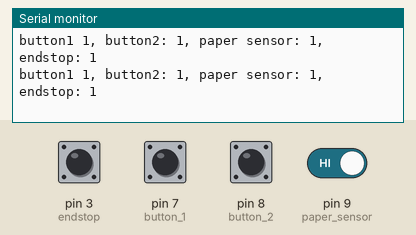
A sketch run on a simulated Arduino Uno, built with avr-gcc and run on an emulated ATmega328P. On the bench: the last lines printed to the serial monitor. Inputs (shaded band) come from the test bench; at power-on: pin 3 (endstop), pin 7 (button_1), pin 8 (button_2), pin 9 (paper_sensor) HIGH.

Above: at 1.2 s.
1.3 s: pin 3 (endstop) pulled LOW for 0.15 s
At 1.36 s:
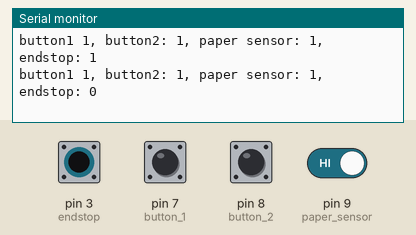
2.9 s: pin 7 (button_1) pulled LOW for 0.15 s
At 2.99 s:
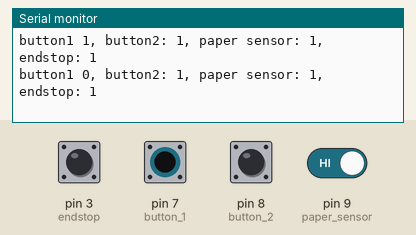
6.0 s: pin 8 (button_2) pulled LOW for 0.15 s
At 6.07 s:
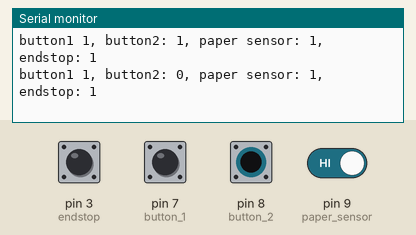
9.1 s: pin 9 (paper_sensor) driven LOW
At 9.15 s:
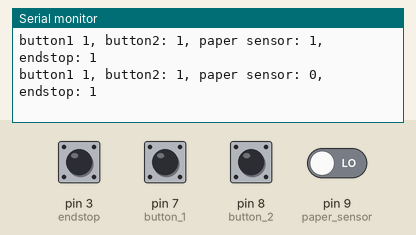
12.1 s: pin 3 (endstop) pulled LOW for 1 s
At 12.18 s:
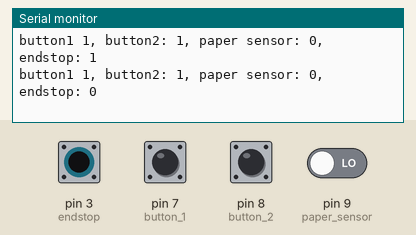
16.1 s: pin 7 (button_1) pulled LOW for 1 s
At 16.18 s:
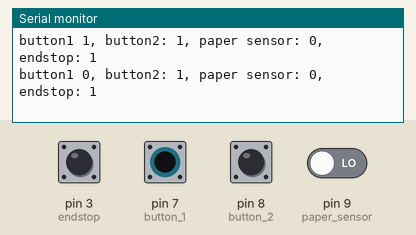

The sketch:

Buttons.ino
```cpp
// Prints 4 values: button 1, button 2, paper sensor, and enstop

void setup(){
    Serial.begin(9600);
    pinMode(7, INPUT_PULLUP); // button 1
    pinMode(8, INPUT_PULLUP); // button 2
    pinMode(9, INPUT_PULLUP); // paper sensor
    pinMode(3, INPUT_PULLUP); // endstop
}

void loop(){
    Serial.print("button1 ");
    Serial.print(digitalRead(7));
    Serial.print(", button2: ");
    Serial.print(digitalRead(8));
    Serial.print(", paper sensor: ");
    Serial.print(digitalRead(9));
    Serial.print(", endstop: ");
    Serial.println(digitalRead(3));
    delay(10);
}
```

Measured:
- after the input at 1.3 s, the serial monitor: prints a new line after 0.05 s (image 1)
- after the input at 2.9 s, the serial monitor: prints a new line after 0.07 s (image 2)
- after the input at 6.0 s, the serial monitor: prints a new line after 0.06 s (image 3)
- after the input at 9.1 s, the serial monitor: prints a new line at once (image 4)
- after the input at 12.1 s, the serial monitor: prints a new line after 0.07 s (image 5)
- after the input at 16.1 s, the serial monitor: prints a new line after 0.07 s (image 6)
